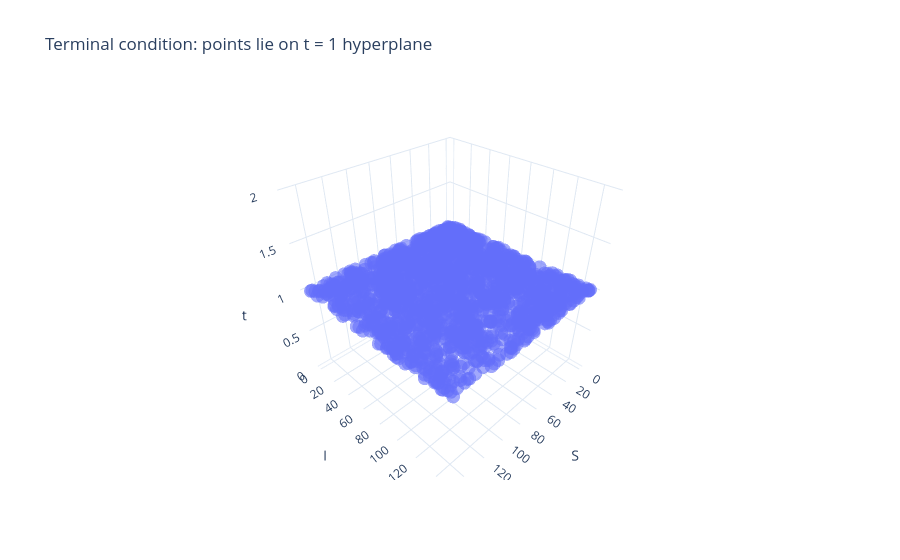
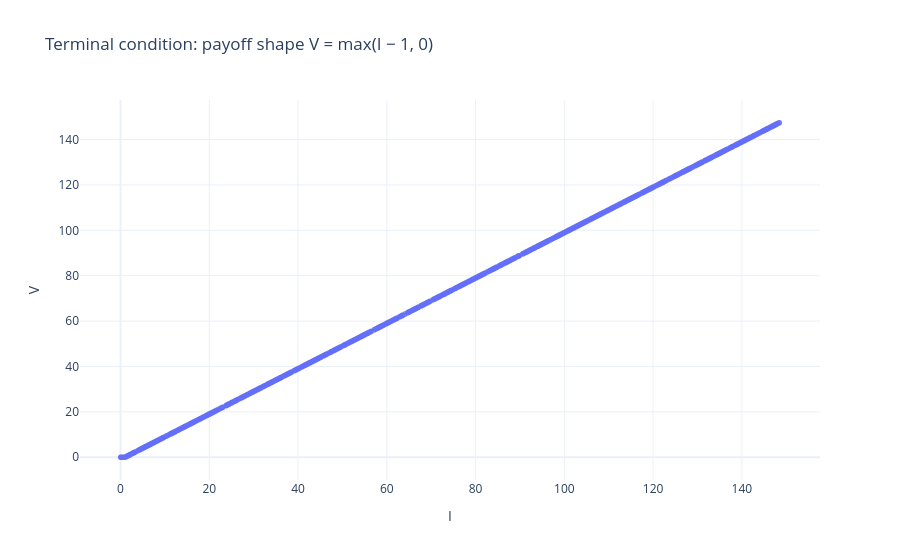
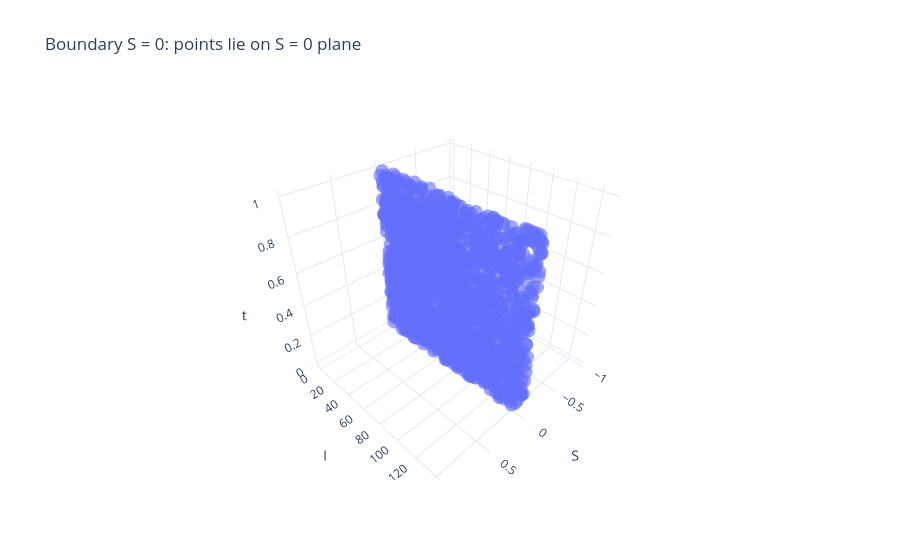
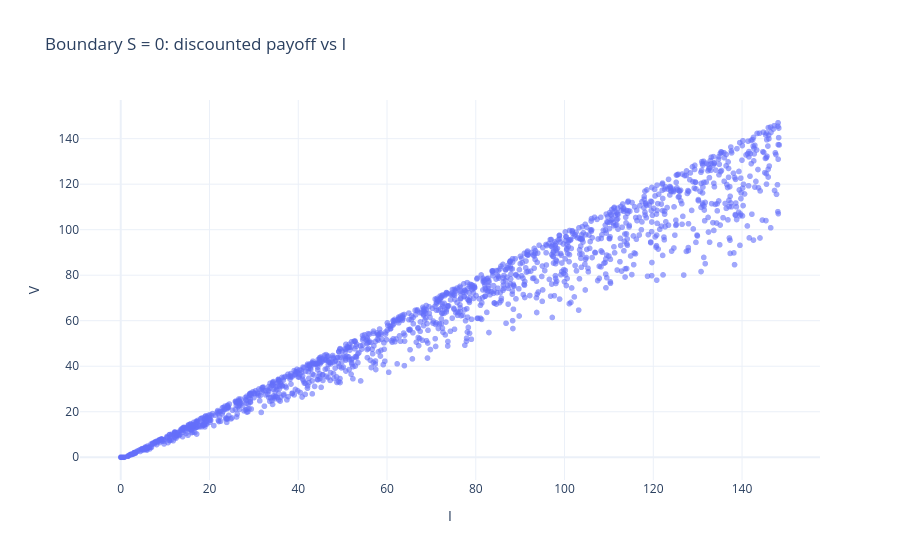

Here is the notebook cell these charts were saved with, in order:
### Code cell
import numpy as np
import pandas as pd
import plotly.express as px

def make_df(X, Y):
    X = X.detach().cpu().numpy()
    Y = Y.detach().cpu().numpy().ravel()
    df = pd.DataFrame(X, columns=["S", "I", "t", "r", "sigma"])
    df["V"] = Y
    return df

df_tc   = make_df(X_tc, Y_tc)
df_s0   = make_df(X_bc_s0, Y_bc_s0)
df_smax = make_df(X_bc_smax, Y_bc_smax)
df_imax = make_df(X_bc_imax, Y_bc_imax)

# =========================
# TERMINAL CONDITION (t = 1)
# =========================

# Tutti i punti hanno t = 1 (maturità).
# S e I coprono l’intero dominio.
# V coincide con il payoff max(I − 1, 0).
print("TC statistics")
print(df_tc[["S","I","t","r","sigma","V"]].agg(["min","mean","std","max"]))

fig = px.scatter_3d(
    df_tc, x="S", y="I", z="t", opacity=0.6,
    title="Terminal condition: points lie on t = 1 hyperplane"
)
fig.update_layout(template="plotly_white")
fig.show()

fig = px.scatter(
    df_tc, x="I", y="V", opacity=0.6,
    title="Terminal condition: payoff shape V = max(I − 1, 0)"
)
fig.update_layout(template="plotly_white")
fig.show()

# =========================
# BOUNDARY CONDITION S = 0
# =========================

# Tutti i punti hanno S = 0.
# I e t variano nel dominio.
# V è il payoff scontato, quindi non cresce con S.
print("\nBC S = 0 statistics")
print(df_s0[["S","I","t","r","sigma","V"]].agg(["min","mean","std","max"]))

fig = px.scatter_3d(
    df_s0, x="S", y="I", z="t", opacity=0.6,
    title="Boundary S = 0: points lie on S = 0 plane"
)
fig.update_layout(template="plotly_white")
fig.show()

fig = px.scatter(
    df_s0, x="I", y="V", opacity=0.6,
    title="Boundary S = 0: discounted payoff vs I"
)
fig.update_layout(template="plotly_white")
fig.show()

# =========================
# BOUNDARY CONDITION S = S_max
# =========================

# Tutti i punti hanno S = S_max.
# I e t variano.
# V mostra crescita quasi lineare in S (regime asintotico).
print("\nBC S = S_max statistics")
print(df_smax[["S","I","t","r","sigma","V"]].agg(["min","mean","std","max"]))

fig = px.scatter_3d(
    df_smax, x="S", y="I", z="t", opacity=0.6,
    title="Boundary S = S_max: points lie on S = S_max plane"
)
fig.update_layout(template="plotly_white")
fig.show()

fig = px.scatter(
    df_smax, x="S", y="V", opacity=0.6,
    title="Boundary S = S_max: asymptotic linear growth of V"
)
fig.update_layout(template="plotly_white")
fig.show()

# =========================
# BOUNDARY CONDITION I = I_max
# =========================

# Tutti i punti hanno I = I_max.
# S e t variano.
# V cresce con S ed è coerente con il regime di media elevata.
print("\nBC I = I_max statistics")
print(df_imax[["S","I","t","r","sigma","V"]].agg(["min","mean","std","max"]))

fig = px.scatter_3d(
    df_imax, x="S", y="I", z="t", opacity=0.6,
    title="Boundary I = I_max: points lie on I = I_max plane"
)
fig.update_layout(template="plotly_white")
fig.show()

fig = px.scatter(
    df_imax, x="S", y="V", opacity=0.6,
    title="Boundary I = I_max: value vs S at large average"
)
fig.update_layout(template="plotly_white")
fig.show()

### Figure 1 — Plotly figure (JSON) as saved in the notebook; plotly's stock layout.template omitted (floating-point values rounded to 4 significant figures; data arrays with more than 128 entries replaced by an {"elided": "..."} marker saying what was removed)
{"data": [{"hovertemplate": "S=%{x}<br>I=%{y}<br>t=%{z}<extra></extra>", "legendgroup": "", "marker": {"color": "#636efa", "opacity": 0.6, "symbol": "circle"}, "mode": "markers", "name": "", "scene": "scene", "showlegend": false, "type": "scatter3d", "x": {"elided": "1500 float values"}, "y": {"elided": "1500 float values"}, "z": {"elided": "1500 float values"}}], "layout": {"legend": {"tracegroupgap": 0}, "scene": {"domain": {"x": [0, 1], "y": [0, 1]}, "xaxis": {"title": {"text": "S"}}, "yaxis": {"title": {"text": "I"}}, "zaxis": {"title": {"text": "t"}}}, "title": {"text": "Terminal condition: points lie on t = 1 hyperplane"}}}

### Figure 2 — Plotly figure (JSON) as saved in the notebook; plotly's stock layout.template omitted (floating-point values rounded to 4 significant figures; data arrays with more than 128 entries replaced by an {"elided": "..."} marker saying what was removed)
{"data": [{"hovertemplate": "I=%{x}<br>V=%{y}<extra></extra>", "legendgroup": "", "marker": {"color": "#636efa", "opacity": 0.6, "symbol": "circle"}, "mode": "markers", "name": "", "showlegend": false, "type": "scattergl", "x": {"elided": "1500 float values"}, "xaxis": "x", "y": {"elided": "1500 float values"}, "yaxis": "y"}], "layout": {"legend": {"tracegroupgap": 0}, "title": {"text": "Terminal condition: payoff shape V = max(I − 1, 0)"}, "xaxis": {"anchor": "y", "domain": [0, 1], "title": {"text": "I"}}, "yaxis": {"anchor": "x", "domain": [0, 1], "title": {"text": "V"}}}}

### Figure 3 — Plotly figure (JSON) as saved in the notebook; plotly's stock layout.template omitted (floating-point values rounded to 4 significant figures; data arrays with more than 128 entries replaced by an {"elided": "..."} marker saying what was removed)
{"data": [{"hovertemplate": "S=%{x}<br>I=%{y}<br>t=%{z}<extra></extra>", "legendgroup": "", "marker": {"color": "#636efa", "opacity": 0.6, "symbol": "circle"}, "mode": "markers", "name": "", "scene": "scene", "showlegend": false, "type": "scatter3d", "x": {"elided": "1500 float values"}, "y": {"elided": "1500 float values"}, "z": {"elided": "1500 float values"}}], "layout": {"legend": {"tracegroupgap": 0}, "scene": {"domain": {"x": [0, 1], "y": [0, 1]}, "xaxis": {"title": {"text": "S"}}, "yaxis": {"title": {"text": "I"}}, "zaxis": {"title": {"text": "t"}}}, "title": {"text": "Boundary S = 0: points lie on S = 0 plane"}}}

### Figure 4 — Plotly figure (JSON) as saved in the notebook; plotly's stock layout.template omitted (floating-point values rounded to 4 significant figures; data arrays with more than 128 entries replaced by an {"elided": "..."} marker saying what was removed)
{"data": [{"hovertemplate": "I=%{x}<br>V=%{y}<extra></extra>", "legendgroup": "", "marker": {"color": "#636efa", "opacity": 0.6, "symbol": "circle"}, "mode": "markers", "name": "", "showlegend": false, "type": "scattergl", "x": {"elided": "1500 float values"}, "xaxis": "x", "y": {"elided": "1500 float values"}, "yaxis": "y"}], "layout": {"legend": {"tracegroupgap": 0}, "title": {"text": "Boundary S = 0: discounted payoff vs I"}, "xaxis": {"anchor": "y", "domain": [0, 1], "title": {"text": "I"}}, "yaxis": {"anchor": "x", "domain": [0, 1], "title": {"text": "V"}}}}
